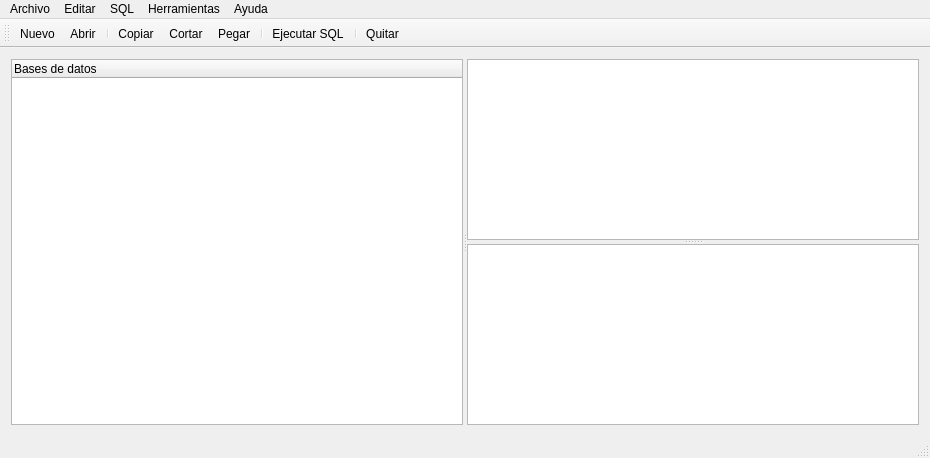
<?xml version="1.0" encoding="UTF-8"?>
<ui version="4.0">
 <class>MainWindow</class>
 <widget class="QMainWindow" name="MainWindow">
  <property name="geometry">
   <rect>
    <x>0</x>
    <y>0</y>
    <width>930</width>
    <height>458</height>
   </rect>
  </property>
  <property name="windowTitle">
   <string>MainWindow</string>
  </property>
  <property name="windowIcon">
   <iconset resource="res.qrc">
    <normaloff>:/base_de_datos.png</normaloff>:/base_de_datos.png</iconset>
  </property>
  <widget class="QWidget" name="centralWidget">
   <layout class="QGridLayout" name="gridLayout">
    <item row="0" column="0">
     <widget class="QSplitter" name="splitter_2">
      <property name="orientation">
       <enum>Qt::Horizontal</enum>
      </property>
      <widget class="QTreeWidget" name="treeWidget">
       <column>
        <property name="text">
         <string>Bases de datos</string>
        </property>
        <property name="icon">
         <iconset resource="res.qrc">
          <normaloff>:/bases_de_datos.png</normaloff>:/bases_de_datos.png</iconset>
        </property>
       </column>
      </widget>
      <widget class="QSplitter" name="splitter">
       <property name="orientation">
        <enum>Qt::Vertical</enum>
       </property>
       <widget class="QTextEdit" name="textEdit"/>
       <widget class="QTableView" name="tableView"/>
      </widget>
     </widget>
    </item>
   </layout>
  </widget>
  <widget class="QMenuBar" name="menuBar">
   <property name="geometry">
    <rect>
     <x>0</x>
     <y>0</y>
     <width>930</width>
     <height>21</height>
    </rect>
   </property>
   <widget class="QMenu" name="menuArchivo">
    <property name="title">
     <string>Archivo</string>
    </property>
    <addaction name="actionNuevo"/>
    <addaction name="actionAbrir"/>
    <addaction name="separator"/>
    <addaction name="actionQuitar"/>
   </widget>
   <widget class="QMenu" name="menuEditar">
    <property name="title">
     <string>Editar</string>
    </property>
    <addaction name="actionCopiar"/>
    <addaction name="actionCortar"/>
    <addaction name="actionPegar"/>
   </widget>
   <widget class="QMenu" name="menuSQL">
    <property name="title">
     <string>SQL</string>
    </property>
    <addaction name="actionEjecutar_SQL"/>
   </widget>
   <widget class="QMenu" name="menuHerramientas">
    <property name="title">
     <string>Herramientas</string>
    </property>
    <addaction name="actionAjustes"/>
   </widget>
   <widget class="QMenu" name="menuAyuda">
    <property name="title">
     <string>Ayuda</string>
    </property>
    <addaction name="actionAcerca_de"/>
   </widget>
   <addaction name="menuArchivo"/>
   <addaction name="menuEditar"/>
   <addaction name="menuSQL"/>
   <addaction name="menuHerramientas"/>
   <addaction name="menuAyuda"/>
  </widget>
  <widget class="QToolBar" name="mainToolBar">
   <attribute name="toolBarArea">
    <enum>TopToolBarArea</enum>
   </attribute>
   <attribute name="toolBarBreak">
    <bool>false</bool>
   </attribute>
   <addaction name="actionNuevo"/>
   <addaction name="actionAbrir"/>
   <addaction name="separator"/>
   <addaction name="actionCopiar"/>
   <addaction name="actionCortar"/>
   <addaction name="actionPegar"/>
   <addaction name="separator"/>
   <addaction name="actionEjecutar_SQL"/>
   <addaction name="separator"/>
   <addaction name="actionQuitar"/>
  </widget>
  <widget class="QStatusBar" name="statusBar"/>
  <action name="actionNuevo">
   <property name="icon">
    <iconset resource="res.qrc">
     <normaloff>:/nuevo.png</normaloff>:/nuevo.png</iconset>
   </property>
   <property name="text">
    <string>Nuevo</string>
   </property>
   <property name="shortcut">
    <string>Ctrl+N</string>
   </property>
  </action>
  <action name="actionAbrir">
   <property name="icon">
    <iconset resource="res.qrc">
     <normaloff>:/abrir.png</normaloff>:/abrir.png</iconset>
   </property>
   <property name="text">
    <string>Abrir</string>
   </property>
   <property name="shortcut">
    <string>Ctrl+O</string>
   </property>
  </action>
  <action name="actionQuitar">
   <property name="icon">
    <iconset resource="res.qrc">
     <normaloff>:/quitar.png</normaloff>:/quitar.png</iconset>
   </property>
   <property name="text">
    <string>Quitar</string>
   </property>
   <property name="shortcut">
    <string>Ctrl+Q</string>
   </property>
  </action>
  <action name="actionCopiar">
   <property name="icon">
    <iconset resource="res.qrc">
     <normaloff>:/copiar.png</normaloff>:/copiar.png</iconset>
   </property>
   <property name="text">
    <string>Copiar</string>
   </property>
   <property name="shortcut">
    <string>Ctrl+C</string>
   </property>
  </action>
  <action name="actionCortar">
   <property name="icon">
    <iconset resource="res.qrc">
     <normaloff>:/cortar.png</normaloff>:/cortar.png</iconset>
   </property>
   <property name="text">
    <string>Cortar</string>
   </property>
   <property name="shortcut">
    <string>Ctrl+X</string>
   </property>
  </action>
  <action name="actionPegar">
   <property name="icon">
    <iconset resource="res.qrc">
     <normaloff>:/pegar.png</normaloff>:/pegar.png</iconset>
   </property>
   <property name="text">
    <string>Pegar</string>
   </property>
   <property name="shortcut">
    <string>Ctrl+V</string>
   </property>
  </action>
  <action name="actionEjecutar_SQL">
   <property name="icon">
    <iconset resource="res.qrc">
     <normaloff>:/ejecutar_sql.png</normaloff>:/ejecutar_sql.png</iconset>
   </property>
   <property name="text">
    <string>Ejecutar SQL</string>
   </property>
   <property name="shortcut">
    <string>Ctrl+R</string>
   </property>
  </action>
  <action name="actionAjustes">
   <property name="icon">
    <iconset resource="res.qrc">
     <normaloff>:/ajustes.png</normaloff>:/ajustes.png</iconset>
   </property>
   <property name="text">
    <string>Ajustes</string>
   </property>
  </action>
  <action name="actionAcerca_de">
   <property name="text">
    <string>Acerca de</string>
   </property>
  </action>
 </widget>
 <layoutdefault spacing="6" margin="11"/>
 <resources>
  <include location="res.qrc"/>
 </resources>
 <connections/>
</ui>
